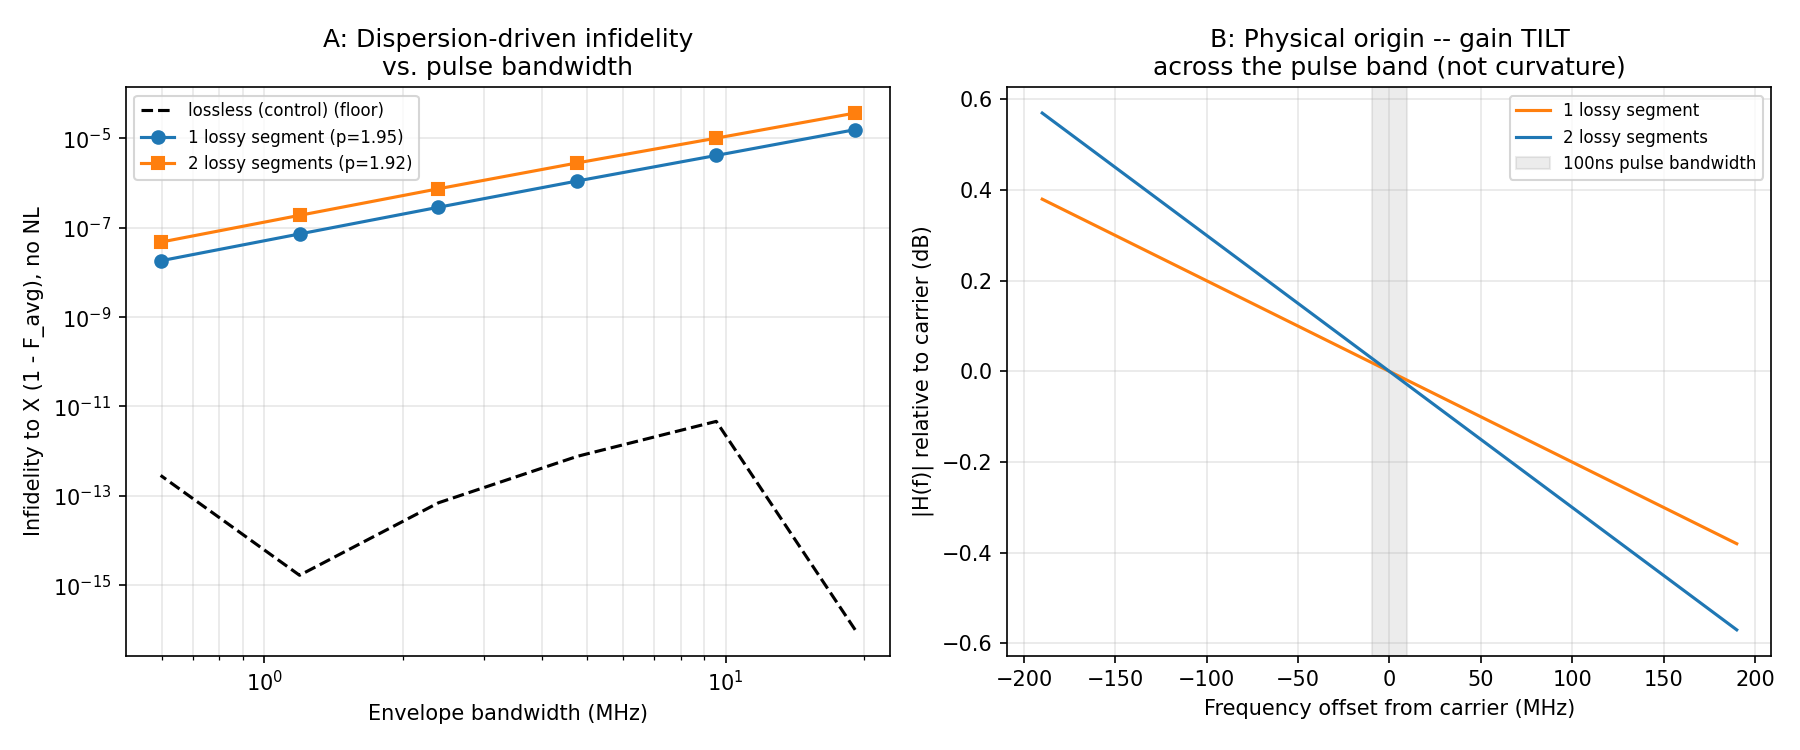

Recreate this plot in Python.
"""
examples/bandwidth_dispersion_fidelity_demo.py
================================================
Follow-up to examples/two_amp_harmonic_remixing_demo.py, which stumbled
onto (and initially mis-attributed) a real effect while investigating
nonlinearity: this codebase's own lossy, frequency-dependent transmission
lines distort a drive pulse a little even with NO nonlinearity anywhere
in the chain. This demo characterizes that effect on its own terms: how
does gate infidelity from pure LINEAR channel dispersion scale with pulse
bandwidth, and where does it physically come from?

No nonlinearity anywhere in this script -- nonlinear=None throughout.
Every infidelity here is attributable entirely to the SI schematic's own
linear (but frequency-dependent) transfer function.

Three schematics compared, same carrier/coupling/qubit as every other
demo in this codebase:
  - tests/test_schematic_basic.si            -- lossless, flat, matched
                                                 (a true CONTROL: zero
                                                 dispersion by construction)
  - tests/test_schematic_lossy_T_line.si      -- one lossy line segment
  - tests/test_schematic_lossy_T_line_2_amplifier.si -- two lossy line
                                                 segments (see
                                                 two_amp_harmonic_remixing_
                                                 demo.py for its topology)

THE FINDING:
  - The lossless schematic's infidelity stays at the float64 noise floor
    (~1e-9 to 1e-15, no trend) at every bandwidth tested -- confirming
    this is genuinely a dispersion effect, not some generic artifact of
    self-calibrating a pulse through *any* schematic.
  - Both lossy schematics show infidelity scaling very close to
    bandwidth^2 (fit exponent ~1.9-2.0) over more than a decade of
    bandwidth -- the textbook scaling for a channel whose response isn't
    perfectly flat across the signal's own bandwidth: to leading order,
    distortion grows with (bandwidth x how non-flat the channel is per
    Hz)^2.
  - The two-lossy-segment schematic is consistently ~2.4-2.6x worse than
    the one-lossy-segment schematic at every bandwidth tested -- dispersion
    accumulates through additional lossy segments, roughly as a stable
    multiplicative factor here (not exactly 2x -- the two segments aren't
    identical -- but consistent across more than a decade of bandwidth).
  - The physical origin, made visible in Panel B: it's predominantly an
    AMPLITUDE (gain) SLOPE across the pulse's own bandwidth (~1-2% peak-
    to-peak differential attenuation over +/-50MHz around the 5GHz
    carrier for these particular lossy lines), not classical group-delay
    dispersion (group delay measured essentially flat at the schematic's
    own 10MHz frequency-sweep resolution) -- i.e. this specific loss
    model (`ldbperhzpers`, a loss-per-Hz-per-root-second SI transmission
    line parameter) predominantly tilts the passband rather than curving
    its phase.
  - Both simulation modes agree on this (real_axis tracks complex_baseband
    to within ~10-30%, same order of magnitude, same trend) -- unlike the
    nonlinear harmonic-remixing effect in the companion demo, ordinary
    linear dispersion is NOT a real_axis-only phenomenon; complex_baseband
    mode already captures it (as it should -- dispersion is exactly the
    kind of in-band linear channel effect complex baseband mode's own
    H(f) representation is built to carry).

Run: python examples/bandwidth_dispersion_fidelity_demo.py
Requires: SignalIntegrity, QuTiP, matplotlib.
"""
from __future__ import annotations

import warnings
from pathlib import Path

import numpy as np
import qutip

from si_qfi.schematic import loader as si_loader
from si_qfi.schematic import transfer_function as si_tf
from si_qfi.simulation import engine
from si_qfi.source.waveform import SourceWaveform, build_gaussian_envelope
from si_qfi import quantum

# Resolved BEFORE any schematic is opened -- SignalIntegrityAppHeadless's
# OpenProjectFile() changes the process's cwd as a side effect (to the
# schematic's own folder), so resolving these lazily after another
# schematic has already been opened would silently break (confirmed the
# hard way while building this script).
_TESTS_DIR = (Path(__file__).parent.parent / "tests").resolve()
SCHEMATICS = {
    "lossless (control)": _TESTS_DIR / "test_schematic_basic.si",
    "1 lossy segment": _TESTS_DIR / "test_schematic_lossy_T_line.si",
    "2 lossy segments": _TESTS_DIR / "test_schematic_lossy_T_line_2_amplifier.si",
}

CARRIER_GHZ = 5.0
ETA = 2 * np.pi * 10e6
FS_ENVELOPE = 8e9
LPF_CUTOFF_HZ = 500e6
DURATIONS_S = np.array([50e-9, 100e-9, 200e-9, 400e-9, 800e-9, 1600e-9])


def _source_from_shape(shape: np.ndarray, fs: float, carrier_ghz: float) -> SourceWaveform:
    from SignalIntegrity.Lib.TimeDomain.Waveform.Waveform import Waveform
    from SignalIntegrity.Lib.TimeDomain.Waveform.TimeDescriptor import TimeDescriptor

    n = len(shape)
    envelope = Waveform(TimeDescriptor(0.0, n, fs), list(shape.astype(complex)))
    return SourceWaveform(carrier_freq_ghz=carrier_ghz, envelope=envelope)


def infidelity_no_nl(schematic, duration_s, qmodel, mode="complex_baseband", lpf_cutoff_hz=None):
    """
    Self-calibrated pi-pulse infidelity with NO nonlinearity anywhere --
    isolates pure linear-channel dispersion. Two engine.run() passes
    (reference amplitude, then exact rescale) suffice here because the
    WHOLE chain is linear -- no NL node means the amplitude->theta map is
    exactly proportional, unlike the iterative search
    two_amp_harmonic_remixing_demo.py needs once a real nonlinearity is
    in the loop.
    """
    sigma_s = duration_s / 6
    ref_shape = build_gaussian_envelope(duration_s, sigma_s, FS_ENVELOPE, amp=1.0)
    source_ref = _source_from_shape(ref_shape, FS_ENVELOPE, CARRIER_GHZ)
    result_ref = engine.run(schematic, source_ref, nonlinear=None, noise=None, n_realizations=1, mode=mode)
    v = np.asarray(result_ref.v_nl_qubit)
    t = np.arange(len(v)) / result_ref.fs
    if mode == "complex_baseband":
        env_i = np.real(v)
    else:
        env_i, _ = quantum.demodulate(v, t, CARRIER_GHZ * 1e9, lpf_cutoff_hz)
    theta_ref = float(ETA * np.trapz(env_i, t))
    scale = np.pi / theta_ref

    cal_shape = ref_shape * scale
    source_cal = _source_from_shape(cal_shape, FS_ENVELOPE, CARRIER_GHZ)
    result_cal = engine.run(schematic, source_cal, nonlinear=None, noise=None, n_realizations=1, mode=mode)
    fid = quantum.gate_fidelity(
        result_cal, qmodel, coupling_strength_per_volt=ETA, ideal_gate="X", lpf_cutoff_hz=lpf_cutoff_hz,
    )
    return 1.0 - fid.F_avg


def envelope_bandwidth_hz(duration_s):
    """Gaussian envelope's own characteristic bandwidth (sigma_s = duration/6, as
    used throughout this codebase's demos) -- matches nonlinearity_fidelity_demo.py's
    same estimate."""
    sigma_s = duration_s / 6
    return 1.0 / (2 * np.pi * sigma_s)


def main():
    # The 50ns point deliberately pushes bandwidth up to ~80% of the
    # carrier -- comfortably past complex_baseband's own narrowband
    # validity assumption -- to extend the power-law fit over more than a
    # decade. The resulting UserWarning is expected/harmless here (the
    # trend stays clean well past that point), not silently ignoring a
    # real problem.
    warnings.filterwarnings("ignore", message="SI-QFI: Narrowband ratio")

    schematics = {name: si_loader.load_schematic(path) for name, path in SCHEMATICS.items()}
    qmodel = quantum.QubitModel(H0=0 * qutip.qeye(2), n_levels=2)
    bandwidths = envelope_bandwidth_hz(DURATIONS_S)

    print("Sweeping pulse bandwidth (no nonlinearity) across 3 schematics...")
    infid = {}
    for name, schematic in schematics.items():
        infid[name] = np.array([
            infidelity_no_nl(schematic, d, qmodel) for d in DURATIONS_S
        ])
        print(f"  {name}: done")

    print()
    print("=== Power-law fits (infidelity ~ bandwidth^p) ===")
    fits = {}
    for name in ["1 lossy segment", "2 lossy segments"]:
        slope, _ = np.polyfit(np.log(bandwidths), np.log(infid[name]), 1)
        fits[name] = slope
        print(f"  {name}: p = {slope:.2f}")
    print(f"  ratio (2 segments / 1 segment), by duration: "
          f"{np.round(infid['2 lossy segments'] / infid['1 lossy segment'], 2)}")

    # Cross-check: real_axis vs complex_baseband agree on this (unlike the
    # nonlinear harmonic-remixing effect, which is real_axis-only).
    print()
    print("=== Mode cross-check (2 lossy segments schematic) ===")
    for d in [100e-9, 400e-9]:
        i_bb = infidelity_no_nl(schematics["2 lossy segments"], d, qmodel, "complex_baseband")
        i_ra = infidelity_no_nl(schematics["2 lossy segments"], d, qmodel, "real_axis", LPF_CUTOFF_HZ)
        print(f"  duration={d*1e9:.0f}ns: baseband={i_bb:.3e}  real_axis={i_ra:.3e}  ratio={i_ra/i_bb:.2f}")

    # Panel B data: |H(f)| across the two lossy schematics' source->qubit
    # transfer function, near the carrier, to show the physical origin.
    freq_data = {}
    for name in ["1 lossy segment", "2 lossy segments"]:
        sch = schematics[name]
        tf = si_tf._extract_single_tf(sch.si_app, sch.source_label, sch.qubit_probe_label, sch.source_label)
        mask = np.abs(tf.freqs - CARRIER_GHZ * 1e9) < 200e6
        f_offset_mhz = (tf.freqs[mask] - CARRIER_GHZ * 1e9) / 1e6
        mag_db = 20 * np.log10(np.abs(tf.H[mask]) / np.abs(tf.H[mask])[len(f_offset_mhz) // 2])
        freq_data[name] = (f_offset_mhz, mag_db)

    import matplotlib
    matplotlib.use("Agg")
    import matplotlib.pyplot as plt

    fig, (ax1, ax2) = plt.subplots(1, 2, figsize=(12, 5))

    for name, style in zip(schematics, ["k--", "o-", "s-"]):
        if name == "lossless (control)":
            ax1.loglog(bandwidths / 1e6, np.maximum(infid[name], 1e-16), style, label=f"{name} (floor)")
        else:
            ax1.loglog(bandwidths / 1e6, infid[name], style, label=f"{name} (p={fits[name]:.2f})")
    ax1.set_xlabel("Envelope bandwidth (MHz)")
    ax1.set_ylabel("Infidelity to X (1 - F_avg), no NL")
    ax1.set_title("A: Dispersion-driven infidelity\nvs. pulse bandwidth")
    ax1.legend(fontsize=8)
    ax1.grid(alpha=0.3, which="both")

    for name, color in zip(["1 lossy segment", "2 lossy segments"], ["C1", "C0"]):
        f_offset_mhz, mag_db = freq_data[name]
        ax2.plot(f_offset_mhz, mag_db, color=color, label=name)
    # Shade a representative 100ns pulse's bandwidth for scale.
    bw_100ns_mhz = envelope_bandwidth_hz(100e-9) / 1e6
    ax2.axvspan(-bw_100ns_mhz, bw_100ns_mhz, color="gray", alpha=0.15, label="100ns pulse bandwidth")
    ax2.set_xlabel("Frequency offset from carrier (MHz)")
    ax2.set_ylabel("|H(f)| relative to carrier (dB)")
    ax2.set_title("B: Physical origin -- gain TILT\nacross the pulse band (not curvature)")
    ax2.legend(fontsize=8)
    ax2.grid(alpha=0.3)

    plt.tight_layout()
    out_path = Path(__file__).parent / "bandwidth_dispersion_fidelity_demo.png"
    plt.savefig(out_path, dpi=150)
    print(f"\nSaved plot to {out_path}")


if __name__ == "__main__":
    main()
